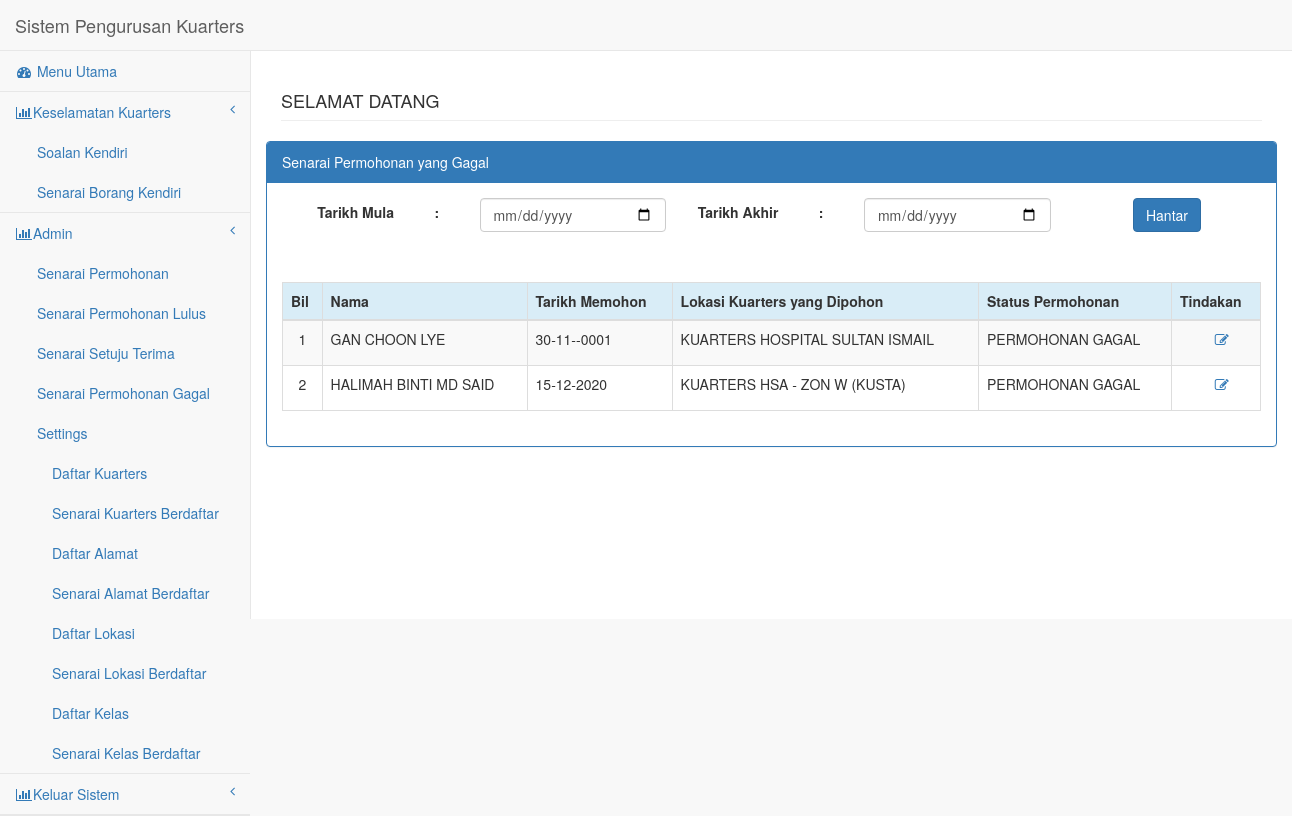
The page /pages/listtolak.php on the database its author committed.
### tables this page shows
CREATE TABLE IF NOT EXISTS `tbl_pemohonan` (
  `p_id` int(11) NOT NULL AUTO_INCREMENT,
  `p_staff` int(30) NOT NULL,
  `p_tarikhmohon` date DEFAULT NULL,
  `p_lokasi` varchar(250) DEFAULT NULL,
  `p_jantina` varchar(30) DEFAULT NULL,
  `p_statusperkahwinan` int(30) DEFAULT NULL,
  `p_telrumah` varchar(20) DEFAULT NULL,
  `p_telhp` varchar(20) DEFAULT NULL,
  `p_telpejabat` varchar(20) DEFAULT NULL,
  `p_jawatan` int(30) DEFAULT NULL,
  `p_katjawatan` varchar(30) NOT NULL,
  `p_jabatan` varchar(250) DEFAULT NULL,
  `p_unit` varchar(250) DEFAULT NULL,
  `p_tmulabertugas` date DEFAULT NULL,
  `p_markahtmulabertugas` int(10) NOT NULL,
  `p_waktubertugas` text,
  `p_markahwaktubertugas` int(10) NOT NULL,
  `p_namapasangan` text,
  `p_icpasangan` varchar(20) NOT NULL,
  `p_katkeluarga` varchar(30) NOT NULL,
  `p_markahkatkeluarga` int(10) NOT NULL,
  `p_jawatanpasangan` varchar(50) DEFAULT NULL,
  `p_tkerjapasangan` text NOT NULL,
  `p_wbpasangan` text NOT NULL,
  `p_bilanak` int(11) DEFAULT NULL,
  `p_markahbilanak` int(10) NOT NULL,
  `p_alamatsekarang` text,
  `p_checkbox1` int(11) DEFAULT NULL,
  `p_checkbox2` int(11) DEFAULT NULL,
  `p_checkbox3` int(11) DEFAULT NULL,
  `p_alamatrumahsd` text,
  `p_jarakrumah` text,
  `p_sebabmohon` text,
  `p_tandamohon` int(11) NOT NULL,
  `p_pengesahan` text,
  `p_tandaketua` int(11) NOT NULL,
  `p_stathantar` varchar(30) DEFAULT NULL,
  `p_statmohon` varchar(30) DEFAULT NULL,
  `p_statterima` int(11) NOT NULL,
  `p_kelasrumah` varchar(30) NOT NULL,
  `p_alamattawaran` varchar(250) NOT NULL,
  `p_tmasuk` date DEFAULT NULL,
  `p_tkeluar` date DEFAULT NULL,
  `p_terimadepo` date DEFAULT NULL,
  `p_jumlahdepo` varchar(20) DEFAULT NULL,
  `p_resit` varchar(30) DEFAULT NULL,
  `p_lamamohon` varchar(10) NOT NULL,
  `p_markahlamamohon` double NOT NULL,
  `p_totalmarkah` double NOT NULL,
  `p_finalmarks` double NOT NULL,
  `p_kontrak` int(5) NOT NULL COMMENT '1- non-renewal 2- renewal',
  `p_kilometer` int(10) NOT NULL,
  PRIMARY KEY (`p_id`)
);

CREATE TABLE IF NOT EXISTS `tablepengguna` (
  `id` int(25) NOT NULL AUTO_INCREMENT,
  `nokadpengenalan` varchar(14) NOT NULL,
  `namapemohon` varchar(255) DEFAULT NULL,
  `katalaluan` varchar(32) NOT NULL,
  `jawatan` varchar(50) NOT NULL,
  `jabatan` varchar(10) DEFAULT NULL,
  `kumpulanb` int(40) NOT NULL,
  `emelrasmi` varchar(50) NOT NULL,
  `notel` varchar(20) NOT NULL,
  `tarikhlantik` date NOT NULL,
  `induksi` text NOT NULL,
  `unit` int(11) DEFAULT NULL,
  `tpbahagian` int(50) NOT NULL,
  `siri` varchar(10) NOT NULL,
  `periksa` text NOT NULL,
  `status` varchar(5) NOT NULL DEFAULT '1',
  `logatt` varchar(5) NOT NULL DEFAULT '0',
  `logerr` varchar(5) NOT NULL DEFAULT '0',
  `status1` int(11) NOT NULL DEFAULT '1',
  `authlevel` int(11) NOT NULL,
  `kategori` int(11) NOT NULL,
  PRIMARY KEY (`id`),
  KEY `ptj` (`jabatan`),
  KEY `unit2` (`unit`),
  KEY `status` (`status1`)
);

CREATE TABLE IF NOT EXISTS `tbllokasi` (
  `l_id` int(11) NOT NULL AUTO_INCREMENT,
  `l_nama` varchar(250) NOT NULL,
  `l_jabatan` int(11) NOT NULL,
  `l_susun` int(11) NOT NULL,
  `l_status` int(11) NOT NULL DEFAULT '1',
  KEY `pid` (`l_id`)
);

CREATE TABLE IF NOT EXISTS `tbl_statmohon` (
  `m_id` int(11) NOT NULL AUTO_INCREMENT,
  `m_nama` varchar(250) NOT NULL,
  `m_susun` int(11) NOT NULL,
  `m_status` int(11) NOT NULL DEFAULT '1',
  PRIMARY KEY (`m_id`)
);

### pages/listtolak.php (the view, shortened to what this page needs)
<!DOCTYPE html>
<html lang="en">
<head>
<link href="../bower_components/bootstrap/dist/css/bootstrap.min.css"
    rel="stylesheet">
<link href="../bower_components/metisMenu/dist/metisMenu.min.css"
    rel="stylesheet">
<link href="../dist/css/sb-admin-2.css" rel="stylesheet">
<link href="../bower_components/font-awesome/css/font-awesome.min.css"
    rel="stylesheet" type="text/css">
</head>
<body>
</body>
<form method="post" >
    <div id="wrapper">
<?php include('leftbar.php');?>
<div id="page-wrapper">
<div class="row">
  <div class="col-lg-12">
                <h4 class="page-header">
                    <?php echo strtoupper("selamat datang"." ".htmlentities($_SESSION['namapegawai']));?></h4>
</div>
        <div class="row">
            <div class="col-lg-12">
                <div class="panel panel-primary">
                    <div class="panel-heading">
                        Senarai Permohonan yang Gagal
                    </div>
                    <div class="panel-body">
                        <table width="1000" border="0" align="center">
                            <tr>
                                <td width="300" align="right"><label>Tarikh Mula</label></td>
                                <td width="300" align="center"><label>:</label></td>
                                <td width="300"><input id="date1" name="date1" type="date"  class="datepicker, form-control" required/></td>
                                <td width="300" align="right"><label>Tarikh Akhir</label></td>
                                <td width="300" align="center"><label>:</label></td>
                                <td width="300"><input id="date2" name="date2" type="date"  class="datepicker, form-control" required/></td>
                                <td width="300" align="center"><label></label></td>
                                <td width="300" rowspan="1"><input type="submit"  name="submit" class="btn btn-primary" value="Hantar"></td>
                            </tr>
                            <?php
                              $querymohon     = "SELECT * FROM  tbl_pemohonan  where p_stathantar = 1 AND p_statmohon = 3 ";
                                $resultmohon    = mysql_query($querymohon) or die(mysql_error());
                                $data      = mysql_num_rows($resultmohon);
                             ?>
                            <tr>
                                    <td colspan="9" align="right"><?php  ?><?php  ?></td>
                                    <td width="53" rowspan="3">&nbsp;</td>
                            </tr>
                        </table>
                    </div>
                    <div class="panel-body">
                        <div class="dataTable_wrapper">
                            <table class="table table-striped table-bordered table-hover" id="dataTables-example">
                                <thead>
                                    <tr class="info">
                                        <th>Bil</th>
                                        <th>Nama</th>
                                        <th>Tarikh Memohon</th>
                                        <th>Lokasi Kuarters yang Dipohon</th>
                                        <th>Status Permohonan</th>
                                        <th>Tindakan</th>
                                    </tr>
                                </thead>
                                <tbody>
                      <?php
                      if($data < 1)
                      {
                          ?>
                          <tr><td colspan="5" align="center"> Tiada Maklumat </td></tr>
                          <?php
                      }
                      else
                      {
                          $sn = 1;
                          while($datamohon = mysql_fetch_array($resultmohon))
                          {
                              $xid            = $datamohon ['p_id'];
                              $xidstaff       = $datamohon ['p_staff'];
                                $xtarikhmohon   = $datamohon ['p_tarikhmohon'];
                                $xlokasi        = $datamohon ['p_lokasi'];
                                $xstatus        = $datamohon ['p_statmohon'];
                        $querylokasi     = "SELECT * FROM  tbllokasi WHERE l_id = '$xlokasi'";
                        $resultlokasi    = mysql_query($querylokasi) or die(mysql_error());
                        $datalokasi      = mysql_fetch_array($resultlokasi);
                        $ylokasi         = $datalokasi ['l_nama'];
                        $querymohon2     = "SELECT * FROM  tbl_statmohon WHERE m_id = '$xstatus'";
                        $resultmohon2    = mysql_query($querymohon2) or die(mysql_error());
                        $datastatus2     = mysql_fetch_array($resultmohon2);
                        $ystatus2         = $datastatus2 ['m_nama'];
                        $querypengguna = "SELECT * FROM tablepengguna WHERE id = '$xidstaff'";
                        $resultpengguna = mysql_query($querypengguna) or die (mysql_error());
                        $penggunak = mysql_fetch_array($resultpengguna);
                        $nama = $penggunak['namapemohon'];
                        ?>
                        <tr class="odd gradeX">
                            <td align='center'><?php echo $sn?></td>
                            <td><?php echo htmlentities(strtoupper($nama));?></td>
                            <td><?php echo htmlentities(strtoupper(date("d-m-Y", strtotime($xtarikhmohon))));?></td>
                            <td><?php echo htmlentities(strtoupper($ylokasi ));?></td>
                            <td><?php echo htmlentities(strtoupper($ystatus2 ));?></td>
                            <td align='center'>&nbsp;&nbsp;<a href="kemaskinipenghuni5.php?id=<?php echo htmlentities($xid);?>">
                                <p class="fa fa-edit"></p></a>
                            </td>
                        </tr>
                        <?php
                        $sn++;
                        }
                          }
                          ?>
                                    </tbody>
                                </table>
                            </div>
                        </div>
                    </div>
            </div>
    </div>
</div>
    </div>
</body>
</html>

### rows shown on the page
tbl_pemohonan: tablepengguna.namapemohon "GAN CHOON LYE", p_tarikhmohon "30-11--0001", tbllokasi.l_nama "KUARTERS HOSPITAL SULTAN ISMAIL", tbl_statmohon.m_nama "PERMOHONAN GAGAL"
tbl_pemohonan: tablepengguna.namapemohon "HALIMAH BINTI MD SAID", p_tarikhmohon "15-12-2020", tbllokasi.l_nama "KUARTERS HSA - ZON W (KUSTA)", tbl_statmohon.m_nama "PERMOHONAN GAGAL"
